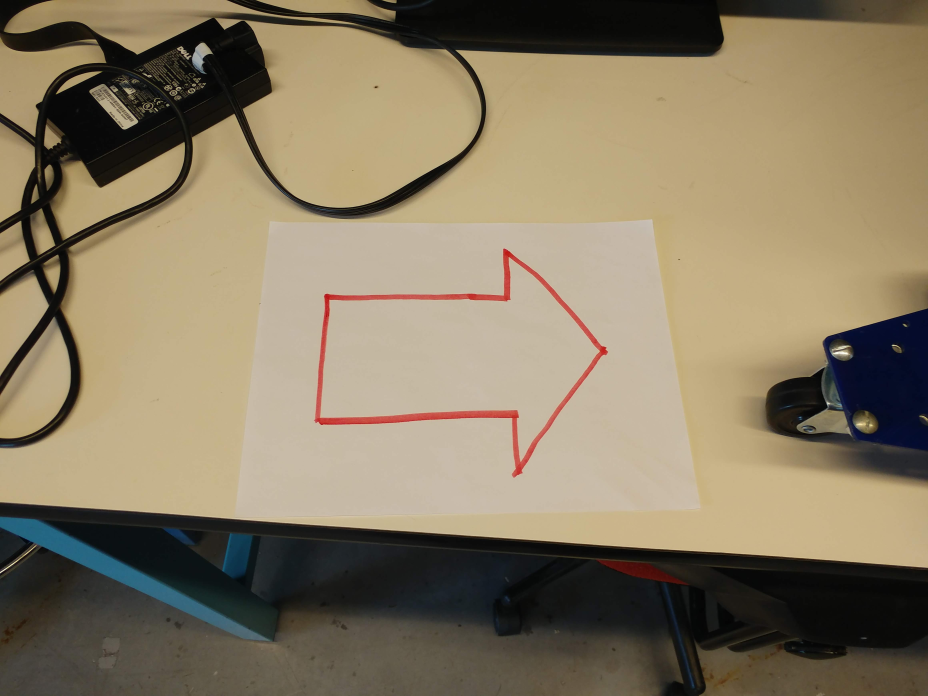
#> input picture Tan's testing/big_image.jpg, 4640 x 3480 px (shown at 1/5 size)
$ python crop_image.py
#> lines starting #> are read from the running program, lines starting #| are printed output that depends on the picture
import numpy as np
import cv2

img = cv2.imread('big_image.jpg')
#> img is the input picture: shape (3480, 4640, 3); mean B, G, R 99.2, 123, 135.9
img = cv2.resize(img, (0,0), fx=0.15, fy=0.15)
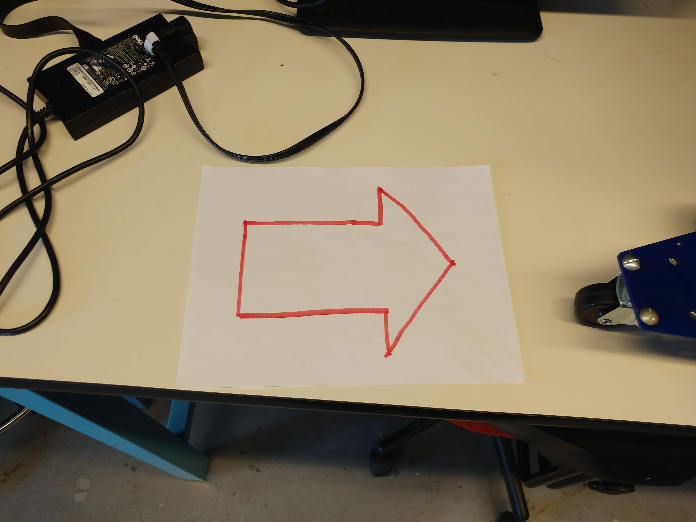
#> img: shape (522, 696, 3); mean B, G, R 99.2, 123, 135.9
cropped = img[175:360, 200:490]
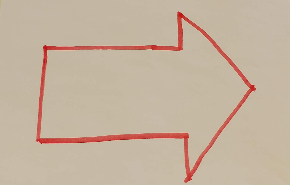
#> cropped: shape (185, 290, 3); mean B, G, R 159, 178.5, 197.1
cv2.imwrite("arrow_0.15.jpg", cropped)
cv2.imshow('img', cropped)
cv2.waitKey(0)
cv2.destroyAllWindows()

$ run again, with Tan's testing/arrow.jpg copied over Tan's testing/big_image.jpg
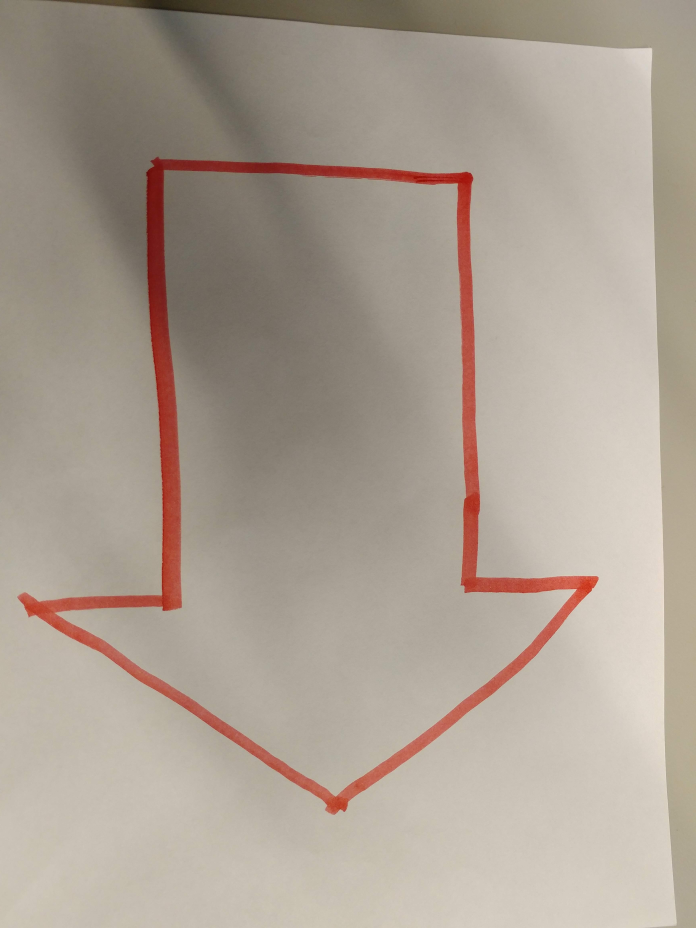
#> input picture Tan's testing/arrow.jpg, 3480 x 4640 px (shown at 1/5 size)
#> img is the input picture: shape (4640, 3480, 3); mean B, G, R 147.3, 159.4, 171.6
#> `img = cv2.resize(img, (0,0), fx=0.15, fy=0.15)`:
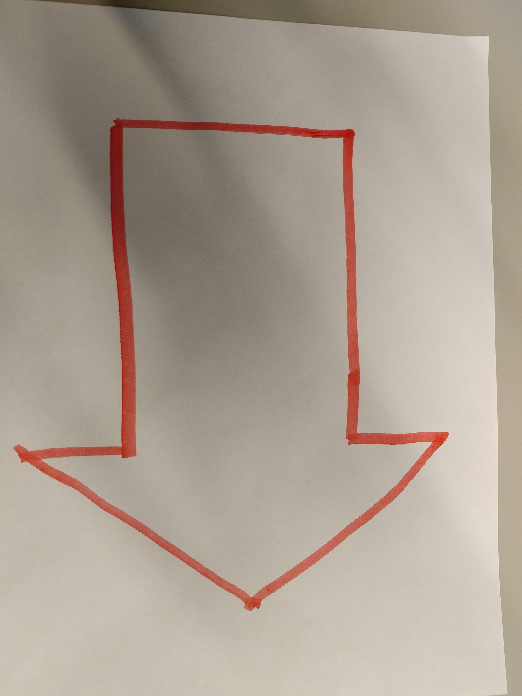
#> img: shape (696, 522, 3); mean B, G, R 147.2, 159.4, 171.5
#> `cropped = img[175:360, 200:490]`:
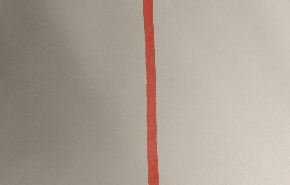
#> cropped: shape (185, 290, 3); mean B, G, R 149.5, 160.3, 171.5
